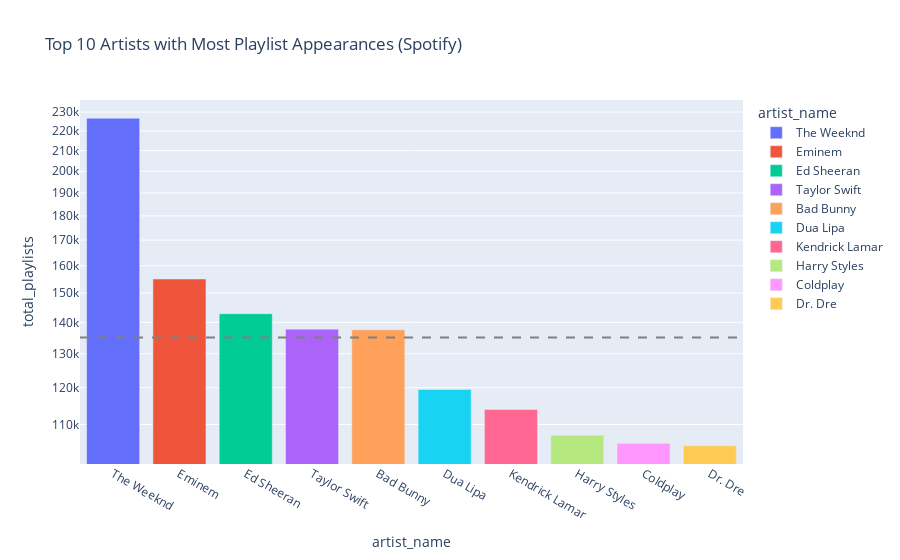

Notebook code cell kept with this figure:
### Markdown cell above
## Group and plot playlist appearances on Spotify, Apple Music and Deezer

### Code cell
exploded_data = data.explode('artist_name')
artist_playlist_counts = exploded_data.groupby('artist_name')['spotify_playlists_count'].sum().reset_index()
artist_playlist_counts['total_playlists'] = artist_playlist_counts['spotify_playlists_count']
top_artists_playlists = artist_playlist_counts.sort_values(by='total_playlists', ascending=False).head(10)
fig_playlist_spotify = px.bar(top_artists_playlists, x='artist_name', y='total_playlists', title='Top 10 Artists with Most Playlist Appearances (Spotify)', color='artist_name')
fig_playlist_spotify.update_layout(yaxis_type="log")
mean_playlist_count = top_artists_playlists['total_playlists'].mean()
fig_playlist_spotify.add_hline(y=mean_playlist_count, line_dash='dash', line_color='grey', annotation_text=f"Mean: {mean_playlist_count:.2f}", annotation_position="top right")
fig_playlist_spotify.show()

### Figure 1 — Plotly figure (JSON) as saved in the notebook; plotly's stock layout.template omitted (floating-point values rounded to 4 significant figures)
{"data": [{"alignmentgroup": "True", "hovertemplate": "artist_name=%{x}<br>total_playlists=%{y}<extra></extra>", "legendgroup": "The Weeknd", "marker": {"color": "#636efa", "pattern": {"shape": ""}}, "name": "The Weeknd", "offsetgroup": "The Weeknd", "orientation": "v", "showlegend": true, "textposition": "auto", "type": "bar", "x": ["The Weeknd"], "xaxis": "x", "y": [226687], "yaxis": "y"}, {"alignmentgroup": "True", "hovertemplate": "artist_name=%{x}<br>total_playlists=%{y}<extra></extra>", "legendgroup": "Eminem", "marker": {"color": "#EF553B", "pattern": {"shape": ""}}, "name": "Eminem", "offsetgroup": "Eminem", "orientation": "v", "showlegend": true, "textposition": "auto", "type": "bar", "x": ["Eminem"], "xaxis": "x", "y": [155091], "yaxis": "y"}, {"alignmentgroup": "True", "hovertemplate": "artist_name=%{x}<br>total_playlists=%{y}<extra></extra>", "legendgroup": "Ed Sheeran", "marker": {"color": "#00cc96", "pattern": {"shape": ""}}, "name": "Ed Sheeran", "offsetgroup": "Ed Sheeran", "orientation": "v", "showlegend": true, "textposition": "auto", "type": "bar", "x": ["Ed Sheeran"], "xaxis": "x", "y": [142877], "yaxis": "y"}, {"alignmentgroup": "True", "hovertemplate": "artist_name=%{x}<br>total_playlists=%{y}<extra></extra>", "legendgroup": "Taylor Swift", "marker": {"color": "#ab63fa", "pattern": {"shape": ""}}, "name": "Taylor Swift", "offsetgroup": "Taylor Swift", "orientation": "v", "showlegend": true, "textposition": "auto", "type": "bar", "x": ["Taylor Swift"], "xaxis": "x", "y": [137766], "yaxis": "y"}, {"alignmentgroup": "True", "hovertemplate": "artist_name=%{x}<br>total_playlists=%{y}<extra></extra>", "legendgroup": "Bad Bunny", "marker": {"color": "#FFA15A", "pattern": {"shape": ""}}, "name": "Bad Bunny", "offsetgroup": "Bad Bunny", "orientation": "v", "showlegend": true, "textposition": "auto", "type": "bar", "x": ["Bad Bunny"], "xaxis": "x", "y": [137562], "yaxis": "y"}, {"alignmentgroup": "True", "hovertemplate": "artist_name=%{x}<br>total_playlists=%{y}<extra></extra>", "legendgroup": "Dua Lipa", "marker": {"color": "#19d3f3", "pattern": {"shape": ""}}, "name": "Dua Lipa", "offsetgroup": "Dua Lipa", "orientation": "v", "showlegend": true, "textposition": "auto", "type": "bar", "x": ["Dua Lipa"], "xaxis": "x", "y": [119490], "yaxis": "y"}, {"alignmentgroup": "True", "hovertemplate": "artist_name=%{x}<br>total_playlists=%{y}<extra></extra>", "legendgroup": "Kendrick Lamar", "marker": {"color": "#FF6692", "pattern": {"shape": ""}}, "name": "Kendrick Lamar", "offsetgroup": "Kendrick Lamar", "orientation": "v", "showlegend": true, "textposition": "auto", "type": "bar", "x": ["Kendrick Lamar"], "xaxis": "x", "y": [113963], "yaxis": "y"}, {"alignmentgroup": "True", "hovertemplate": "artist_name=%{x}<br>total_playlists=%{y}<extra></extra>", "legendgroup": "Harry Styles", "marker": {"color": "#B6E880", "pattern": {"shape": ""}}, "name": "Harry Styles", "offsetgroup": "Harry Styles", "orientation": "v", "showlegend": true, "textposition": "auto", "type": "bar", "x": ["Harry Styles"], "xaxis": "x", "y": [107251], "yaxis": "y"}, {"alignmentgroup": "True", "hovertemplate": "artist_name=%{x}<br>total_playlists=%{y}<extra></extra>", "legendgroup": "Coldplay", "marker": {"color": "#FF97FF", "pattern": {"shape": ""}}, "name": "Coldplay", "offsetgroup": "Coldplay", "orientation": "v", "showlegend": true, "textposition": "auto", "type": "bar", "x": ["Coldplay"], "xaxis": "x", "y": [105218], "yaxis": "y"}, {"alignmentgroup": "True", "hovertemplate": "artist_name=%{x}<br>total_playlists=%{y}<extra></extra>", "legendgroup": "Dr. Dre", "marker": {"color": "#FECB52", "pattern": {"shape": ""}}, "name": "Dr. Dre", "offsetgroup": "Dr. Dre", "orientation": "v", "showlegend": true, "textposition": "auto", "type": "bar", "x": ["Dr. Dre"], "xaxis": "x", "y": [104608], "yaxis": "y"}], "layout": {"annotations": [{"showarrow": false, "text": "Mean: 135051.30", "x": 1, "xanchor": "right", "xref": "x domain", "y": 135100.0, "yanchor": "bottom", "yref": "y"}], "autosize": true, "barmode": "relative", "legend": {"title": {"text": "artist_name"}, "tracegroupgap": 0}, "shapes": [{"line": {"color": "grey", "dash": "dash"}, "type": "line", "x0": 0, "x1": 1, "xref": "x domain", "y0": 135100.0, "y1": 135100.0, "yref": "y"}], "title": {"text": "Top 10 Artists with Most Playlist Appearances (Spotify)"}, "xaxis": {"anchor": "y", "autorange": true, "categoryarray": ["The Weeknd", "Eminem", "Ed Sheeran", "Taylor Swift", "Bad Bunny", "Dua Lipa", "Kendrick Lamar", "Harry Styles", "Coldplay", "Dr. Dre"], "categoryorder": "array", "domain": [0, 1], "range": [-0.5, 9.5], "title": {"text": "artist_name"}, "type": "category"}, "yaxis": {"anchor": "x", "autorange": true, "domain": [0, 1], "range": [5.001, 5.374], "title": {"text": "total_playlists"}, "type": "log"}}}
